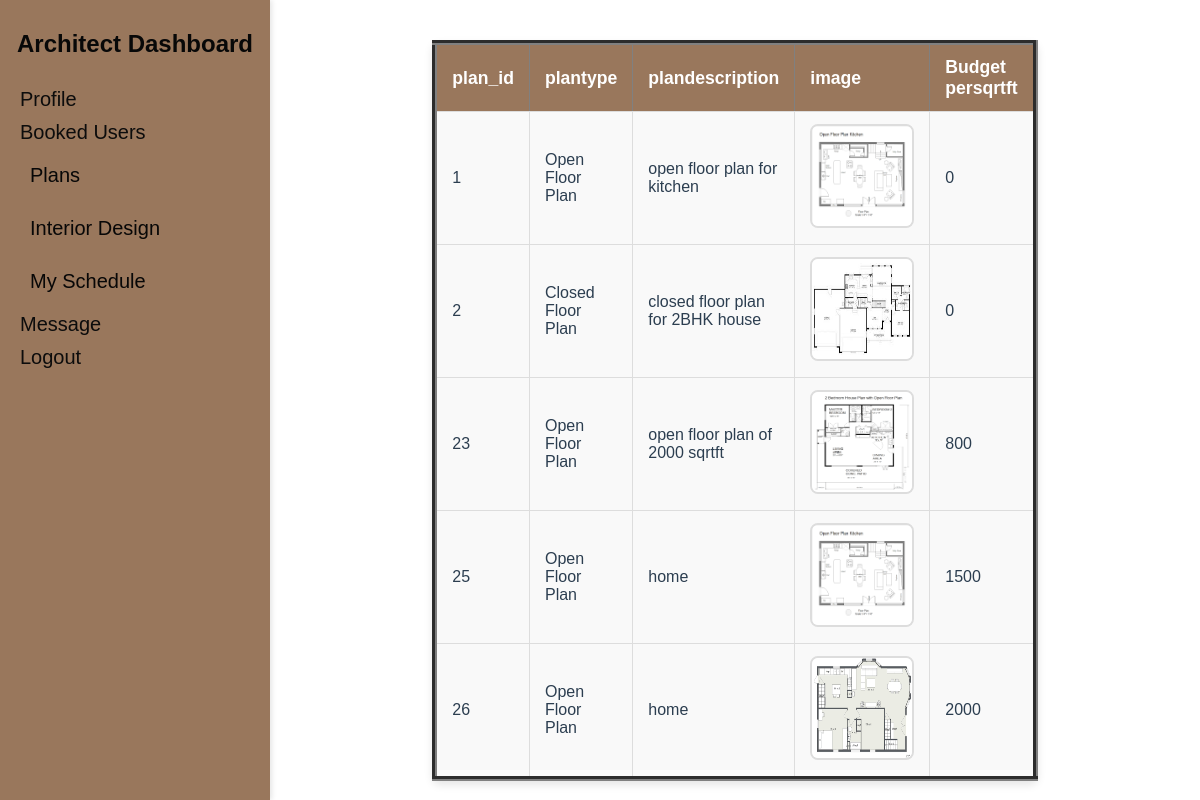
The app's page /raising-master_new/viewplan.php (signed in) with its own data.
### tables this page shows
CREATE TABLE `plan_details` (
  `plan_id` int(11) NOT NULL,
  `plantype_id` int(11) NOT NULL,
  `plandescription` varchar(200) NOT NULL,
  `image` varchar(70) NOT NULL,
  `email` varchar(200) NOT NULL,
  `budget` int(11) NOT NULL
);

CREATE TABLE `plantype_details` (
  `plantype_id` int(11) NOT NULL,
  `plantype` varchar(200) NOT NULL
);

### raising-master_new/viewplan.php (the view, shortened to what this page needs)
<?php
include 'arch-side.php';
include 'connection.php';
?>
<html>
    <head></head>
    <body>
    <link rel="stylesheet" type="text/css" href="2.css">
  </body>
  </html>
<?php
$p=$_SESSION["username"];
$sql = "select p.plan_id,t.plantype,p.plandescription,p.image,p.budget,s.name from plan_details p inner join plantype_details t on t.plantype_id=p.plantype_id inner join add_architect s on s.email=p.email where s.email='$p'";
$result = mysqli_query($con, $sql);
if ($result->num_rows > 0) {
    echo "<table  border='5' cellspacing='2' cellpadding='50' border='5'>
    <tr>
            <th>plan_id</th>
            <th>plantype</th>
            <th>plandescription</th>
            <th>image</th>
            <th>Budget persqrtft</th>
       </tr>";
    while ($row = $result->fetch_assoc()) {
        $filename3=$row["image"];
        $f3="planimages/".$filename3;
        echo "<tr>
            <td>{$row['plan_id']}</td>
            <td>{$row['plantype']}</td>
            <td>{$row['plandescription']}</td>";?>
            <td><img width=100 height=100 src="<?php echo $f3; ?>"></td>
      <?php
     echo "<td>{$row['budget']}</td>
     </tr>";
    }
    ?>
<?php
    echo "</table>";
} else {
    echo "0 results";
}
?>

### raising-master_new/admin-dash.css (style rules this page uses)
body { margin: 0; font-family: Arial, sans-serif; color: #2c3e50; }

### raising-master_new/2.css (style rules this page uses)
table { width: 50%; margin: 40px auto; border-collapse: collapse; background-color: #f9f9f9; border-radius: 8px; box-shadow: 0 4px 8px rgba(0, 0, 0, 0.1); }
th { background-color: #99775c; color: white; text-align: left; padding: 12px 15px; font-size: 1.1em; }
td { text-align: left; padding: 12px 15px; border: 1px solid #ddd; font-size: 1em; }
td img { border-radius: 8px; border: 2px solid #ddd; }

### records on screen
plan_details: plan_id "1", plantype.plantype "Open Floor Plan", plandescription "open floor plan for kitchen", image (picture), budget "0"
plan_details: plan_id "2", plantype.plantype "Closed Floor Plan", plandescription "closed floor plan for 2BHK house", image (picture), budget "0"
plan_details: plan_id "23", plantype.plantype "Open Floor Plan", plandescription "open floor plan of 2000 sqrtft", image (picture), budget "800"
plan_details: plan_id "25", plantype.plantype "Open Floor Plan", plandescription "home", image (picture), budget "1500"
plan_details: plan_id "26", plantype.plantype "Open Floor Plan", plandescription "home", image (picture), budget "2000"
